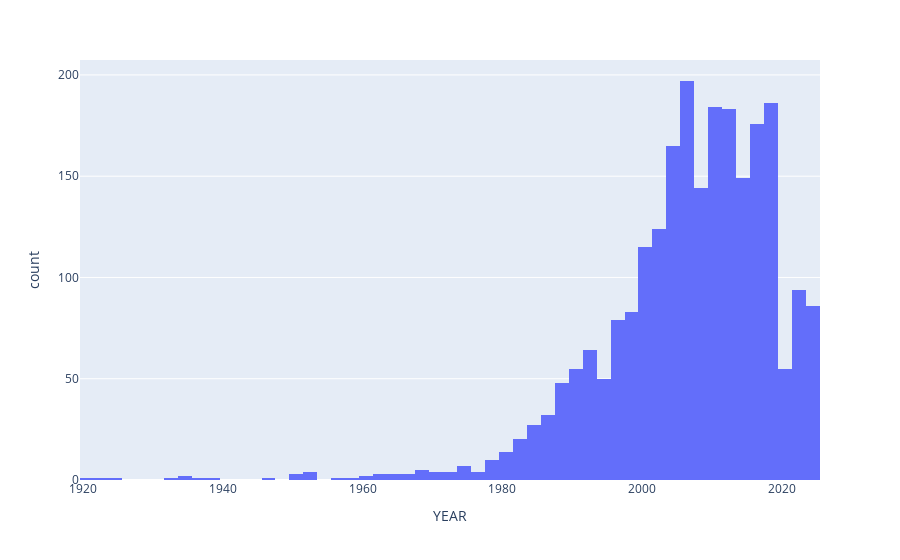

Source (notebook cell):
### Code cell
fig = px.histogram(evereexpeddf, x="YEAR")
fig.show()

### Figure 1 — Plotly figure (JSON) as saved in the notebook; plotly's stock layout.template omitted (floating-point values rounded to 4 significant figures; data arrays with more than 128 entries replaced by an {"elided": "..."} marker saying what was removed)
{"data": [{"bingroup": "x", "hovertemplate": "YEAR=%{x}<br>count=%{y}<extra></extra>", "legendgroup": "", "marker": {"color": "#636efa", "pattern": {"shape": ""}}, "name": "", "orientation": "v", "showlegend": false, "type": "histogram", "x": {"elided": "2393 int values"}, "xaxis": "x", "yaxis": "y"}], "layout": {"barmode": "relative", "legend": {"tracegroupgap": 0}, "margin": {"t": 60}, "xaxis": {"anchor": "y", "domain": [0, 1], "title": {"text": "YEAR"}}, "yaxis": {"anchor": "x", "domain": [0, 1], "title": {"text": "count"}}}}
